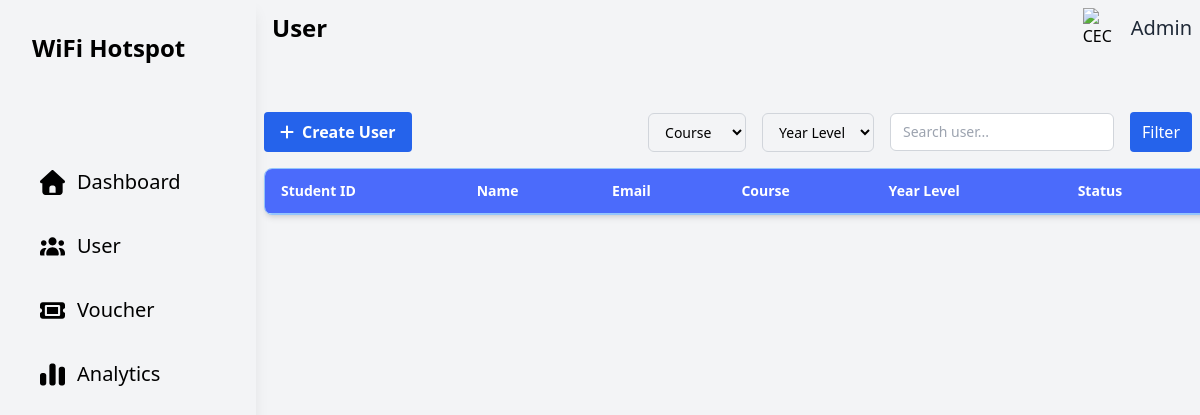
The page /php/User.php on the database as committed earlier.
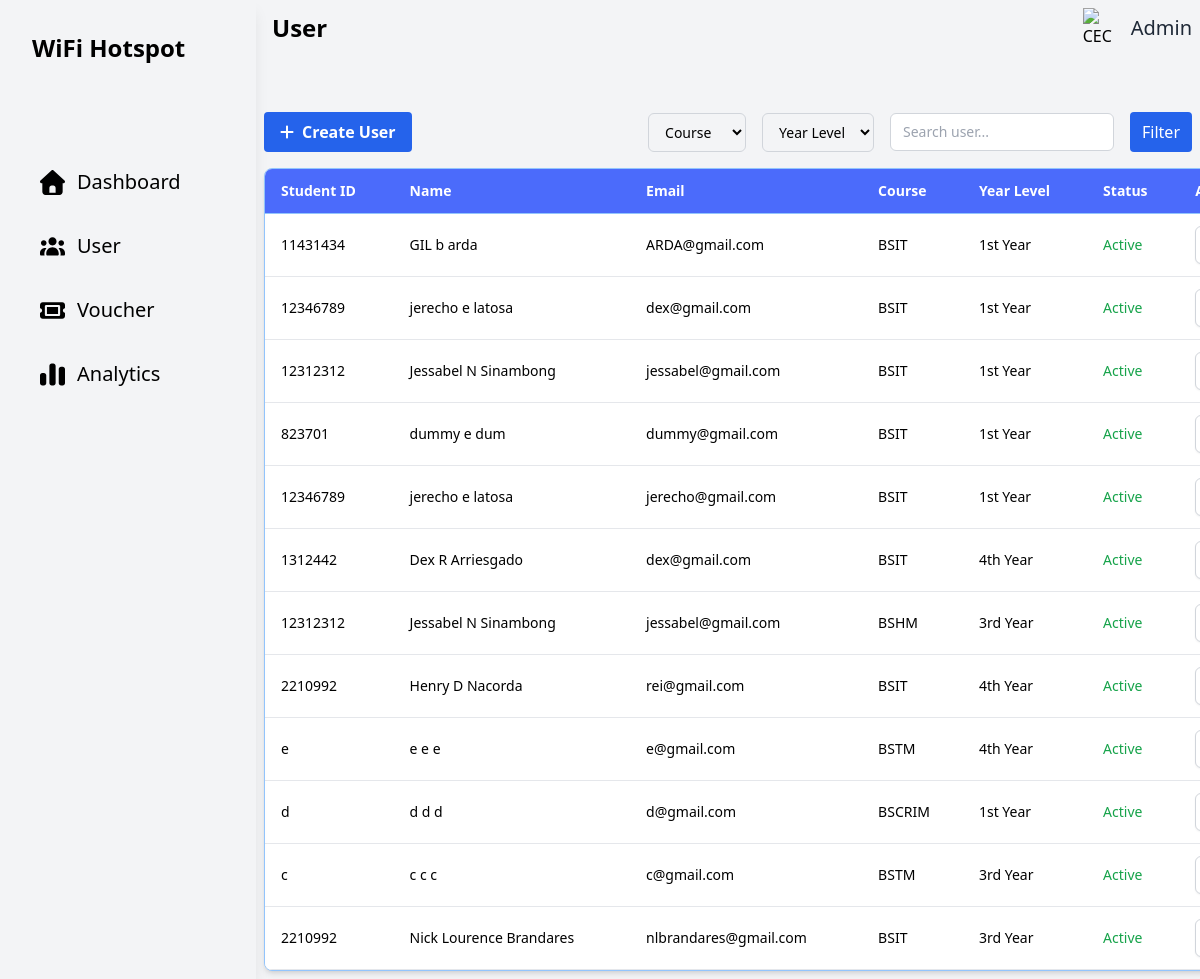
The same page on the database as committed later.
### tables this page shows
CREATE TABLE `users_profile` (
  `user_id` int(11) NOT NULL,
  `school_id` varchar(50) DEFAULT NULL,
  `first_name` varchar(50) DEFAULT NULL,
  `middle_name` varchar(10) DEFAULT NULL,
  `last_name` varchar(50) DEFAULT NULL,
  `gmail` varchar(100) DEFAULT NULL,
  `contact_number` varchar(20) DEFAULT NULL,
  `course_name` varchar(50) DEFAULT NULL,
  `year_level` varchar(50) DEFAULT NULL,
  `gender` varchar(20) DEFAULT NULL,
  `user_type` varchar(20) DEFAULT NULL,
  `voucher_code` varchar(100) DEFAULT NULL,
  `password_generated` varchar(255) DEFAULT NULL,
  `status` varchar(20) DEFAULT 'Active',
  `created_at` timestamp NOT NULL DEFAULT current_timestamp()
);

### php/User.php (the view, shortened to what the changed rows need)
<?php
require 'db.php';
$sql = "SELECT * FROM users_profile WHERE 1=1";
$params = [];
$sql .= " ORDER BY user_id DESC";
$stmt = $pdo->prepare($sql);
$stmt->execute($params);
$users = $stmt->fetchAll();
?>
<!DOCTYPE html>
<html lang="en">
<head>
  <link href="https://cdnjs.cloudflare.com/ajax/libs/font-awesome/6.5.2/css/all.min.css" rel="stylesheet">
  <script src="../css/tailwind.css"></script>
</head>
<body class="bg-gray-100 h-screen">
  <div class="flex">
    <div class="w-64 bg-gray h-screen p-8 text-white shadow-lg fixed">
      <div class="flex items-center space-x-2 mb-24">
        <h1 class="text-2xl font-semibold text-black">WiFi Hotspot</h1>
      </div>
    </div>
    <div class="ml-64 h-screen overflow-x-hidden p-2">
      <div class="flex justify-between items-center mb-16">
        <h1 class="text-2xl font-semibold text-black pl-2">User</h1>
      </div>
    </div>
    <div class="w-[1080px] bg-white shadow-md rounded-lg overflow-hidden border border-blue-300 mt-4">
      <div class="">
        <table class="min-w-full border-collapse">
          <thead class="bg-[#4B6BFB] text-white sticky top-0 z-10">
            <tr>
              <th class="px-4 py-3 text-left text-sm font-semibold border-b border-blue-300">Student ID</th>
              <th class="px-4 py-3 text-left text-sm font-semibold border-b border-blue-300">Name</th>
              <th class="px-4 py-3 text-left text-sm font-semibold border-b border-blue-300">Email</th>
              <th class="px-4 py-3 text-left text-sm font-semibold border-b border-blue-300">Course</th>
              <th class="px-4 py-3 text-left text-sm font-semibold border-b border-blue-300">Year Level</th>
              <th class="px-4 py-3 text-left text-sm font-semibold border-b border-blue-300">Status</th>
              <th class="px-4 py-3 text-left text-sm font-semibold border-b border-blue-300">Action</th>
            </tr>
          </thead>
          <tbody class="bg-white">
            <?php foreach ($users as $u): ?>
              <tr class="hover:bg-gray-100 border-b border-gray-200 group relatives">
                <td class="px-4 py-3 text-sm"><?= htmlentities($u['school_id']) ?></td>
                <td class="px-4 py-3 text-sm">
                  <?= htmlentities($u['first_name'] . ' ' . ($u['middle_name'] ? $u['middle_name'] . ' ' : '') . $u['last_name']) ?>
                </td>
                <td class="px-4 py-3 text-sm"><?= htmlentities($u['gmail']) ?></td>
                <td class="px-4 py-3 text-sm"><?= htmlentities($u['course_name']) ?></td>
                <td class="px-4 py-3 text-sm"><?= htmlentities($u['year_level']) ?></td>
                <td class="px-4 py-3 text-sm <?= $u['status'] === 'Active' ? 'text-green-600' : 'text-red-600' ?>">
                  <?= htmlentities($u['status']) ?>
                </td>
                <td class="px-4 py-3 text-sm ">
                  <div class="relative inline-block text-left">
                    <button type="button"
                      class="inline-flex justify-center w-full rounded-md border border-gray-300 shadow-sm px-4 py-2 bg-white text-sm font-medium text-gray-700 hover:bg-gray-50 focus:outline-none"
                      id="dropdownButton<?= $u['user_id'] ?>" aria-expanded="true" aria-haspopup="true"
                      onclick="toggleDropdown(<?= $u['user_id'] ?>)">
                    </button>
                  </div>
                </td>
              </tr>
            <?php endforeach; ?>
          </tbody>
        </table>
      </div>
    </div>
  </div>
</body>
</html>

Rows that differ between the two databases and show on the page:
added users_profile: school "11431434", first_name+middle_name+last_name "GIL b arda", gmail "ARDA@gmail.com", course_name "BSIT", year_level "1st Year", status "Active"
added users_profile: school "12346789", first_name+middle_name+last_name "jerecho e latosa", gmail "dex@gmail.com", course_name "BSIT", year_level "1st Year", status "Active"
added users_profile: school "12312312", first_name+middle_name+last_name "Jessabel N Sinambong", gmail "jessabel@gmail.com", course_name "BSIT", year_level "1st Year", status "Active"
added users_profile: school "823701", first_name+middle_name+last_name "dummy e dum", gmail "dummy@gmail.com", course_name "BSIT", year_level "1st Year", status "Active"
added users_profile: school "12346789", first_name+middle_name+last_name "jerecho e latosa", gmail "jerecho@gmail.com", course_name "BSIT", year_level "1st Year", status "Active"
added users_profile: school "1312442", first_name+middle_name+last_name "Dex R Arriesgado", gmail "dex@gmail.com", course_name "BSIT", year_level "4th Year", status "Active"
added users_profile: school "12312312", first_name+middle_name+last_name "Jessabel N Sinambong", gmail "jessabel@gmail.com", course_name "BSHM", year_level "3rd Year", status "Active"
added users_profile: school "2210992", first_name+middle_name+last_name "Henry D Nacorda", gmail "rei@gmail.com", course_name "BSIT", year_level "4th Year", status "Active"
added users_profile: school "e", first_name+middle_name+last_name "e e e", gmail "e@gmail.com", course_name "BSTM", year_level "4th Year", status "Active"
added users_profile: school "d", first_name+middle_name+last_name "d d d", gmail "d@gmail.com", course_name "BSCRIM", year_level "1st Year", status "Active"
added users_profile: school "c", first_name+middle_name+last_name "c c c", gmail "c@gmail.com", course_name "BSTM", year_level "3rd Year", status "Active"
added users_profile: school "2210992", first_name+middle_name+last_name "Nick Lourence Brandares", gmail "nlbrandares@gmail.com", course_name "BSIT", year_level "3rd Year", status "Active"
